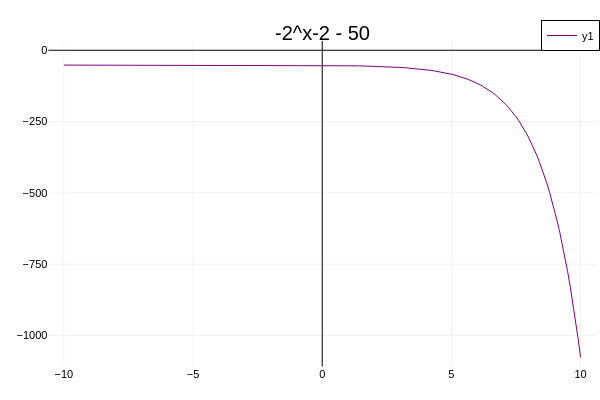

Here is the notebook cell this chart was saved with:
### Markdown cell above
#### Some Example

### Code cell
x = -10:0.1:10
f(x) = -2^x-2 - 50

plot(x,f,color=:purple, framestyle=:zerolines, title="-2^x-2 - 50")

### Figure 1 — Plotly figure (JSON) as saved in the notebook; plotly's stock layout.template omitted (floating-point values rounded to 4 significant figures; data arrays with more than 128 entries replaced by an {"elided": "..."} marker saying what was removed)
{"data": [{"colorbar": {"len": 0.9039, "title": "", "x": 0.9934, "y": 0.4896}, "legendgroup": "y1", "line": {"color": "rgba(128, 0, 128, 1.000)", "dash": "solid", "shape": "linear", "width": 1}, "mode": "lines", "name": "y1", "showlegend": true, "type": "scatter", "x": {"elided": "201 float values"}, "xaxis": "x", "y": {"elided": "201 float values"}, "yaxis": "y"}], "layout": {"annotations": [{"font": {"color": "rgba(0, 0, 0, 1.000)", "family": "sans-serif", "size": 20}, "rotation": 0, "showarrow": false, "text": "-2^x-2 - 50", "x": 0.537, "xanchor": "center", "xref": "paper", "y": 1, "yanchor": "top", "yref": "paper"}], "height": 400, "legend": {"bgcolor": "rgba(255, 255, 255, 1.000)", "bordercolor": "rgba(0, 0, 0, 1.000)", "borderwidth": 1, "font": {"color": "rgba(0, 0, 0, 1.000)", "family": "sans-serif", "size": 11}, "title": {"font": {"color": "rgba(0, 0, 0, 1.000)", "family": "sans-serif", "size": 15}, "text": ""}, "tracegroupgap": 0, "traceorder": "normal", "x": 1, "xanchor": "auto", "y": 1, "yanchor": "auto"}, "margin": {"b": 20, "l": 0, "r": 0, "t": 20}, "paper_bgcolor": "rgba(255, 255, 255, 1.000)", "plot_bgcolor": "rgba(255, 255, 255, 1.000)", "showlegend": true, "width": 600, "xaxis": {"anchor": "y", "domain": [0.08064, 0.9934], "gridcolor": "rgba(0, 0, 0, 0.100)", "gridwidth": 0.5, "linecolor": "rgba(0, 0, 0, 1.000)", "mirror": false, "range": [-10.6, 10.6], "showgrid": true, "showline": false, "showticklabels": true, "tickangle": 0, "tickcolor": "rgba(0, 0, 0, 0.000)", "tickfont": {"color": "rgba(0, 0, 0, 1.000)", "family": "sans-serif", "size": 11}, "tickmode": "array", "ticks": "inside", "ticktext": ["−10", "−5", "0", "5", "10"], "tickvals": [-10, -5, 0, 5, 10], "title": "", "titlefont": {"color": "rgba(0, 0, 0, 1.000)", "family": "sans-serif", "size": 15}, "type": "-", "visible": true, "zeroline": true, "zerolinecolor": "rgba(0, 0, 0, 1.000)"}, "yaxis": {"anchor": "x", "domain": [0.03762, 0.9415], "gridcolor": "rgba(0, 0, 0, 0.100)", "gridwidth": 0.5, "linecolor": "rgba(0, 0, 0, 1.000)", "mirror": false, "range": [-1108.0, 32.28], "showgrid": true, "showline": false, "showticklabels": true, "tickangle": 0, "tickcolor": "rgba(0, 0, 0, 0.000)", "tickfont": {"color": "rgba(0, 0, 0, 1.000)", "family": "sans-serif", "size": 11}, "tickmode": "array", "ticks": "inside", "ticktext": ["−1000", "−750", "−500", "−250", "0"], "tickvals": [-1000, -750, -500, -250, 0], "title": "", "titlefont": {"color": "rgba(0, 0, 0, 1.000)", "family": "sans-serif", "size": 15}, "type": "-", "visible": true, "zeroline": true, "zerolinecolor": "rgba(0, 0, 0, 1.000)"}}}
